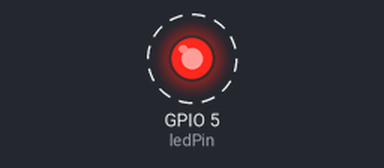
This sketch was run on a simulated ESP32. Shown: output pins drawn as LEDs (lit = HIGH). Dashed ring = blinking. What the sketch prints to the serial monitor is not drawn.

Above: at 0.5 s.
Timing chart, 0 to 4.6 s (numbered marks = the images above):
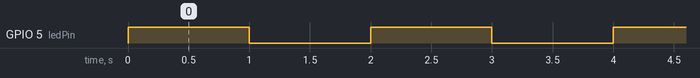

The sketch:

sketch.ino
```cpp
int ledPin = 5;

void setup() {
  // put your setup code here, to run once:
  pinMode(ledPin, OUTPUT);
  Serial.begin(115200);
  Serial.println("Hello, ESP32!");
}

void loop() {
    digitalWrite(ledPin, HIGH);
    delay(1000);
    digitalWrite(ledPin, LOW);
    delay(1000);
}
```

Measured:
- by itself, GPIO 5 (ledPin): alternates HIGH for 1.0 s and LOW for 1.0 s
